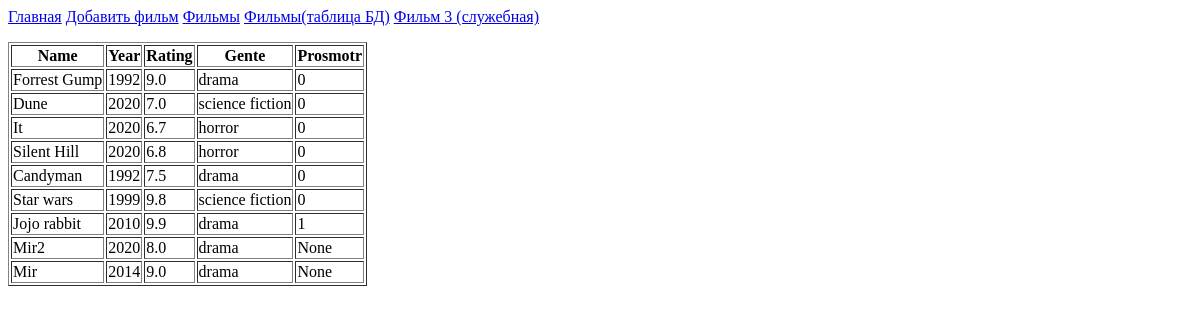
Page /film_table on the earlier database version.
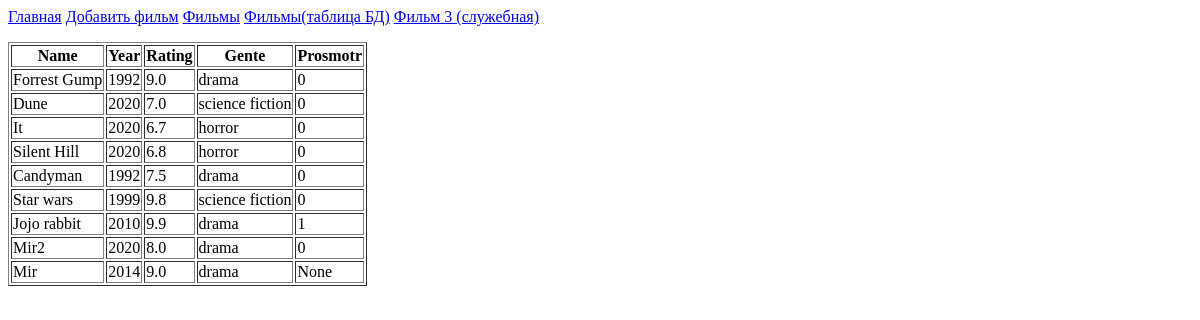
Same page on the later database version.
### tables this page shows
CREATE TABLE `Movies` (`id` INTEGER PRIMARY KEY AUTOINCREMENT UNIQUE NOT NULL, `name` TEXT NOT NULL, `year` INTEGER NOT NULL, `rating` REAL, `genre` TEXT, `views` INTEGER);

### app.py (the view)
@app.route("/film_table")
def tablica():
    res = cur.execute("select * from Movies")
    films = res.fetchall()
    print(films)
    return render_template('film_table.html', films = films)

### templates/film_table.html (shortened to what this page needs)
<html>
<head>
</head>
<body>
    <a href="http://127.0.0.1:5000">Главная</a>
    <a href="http://127.0.0.1:5000/film_form">Добавить фильм</a>
    <a href="http://127.0.0.1:5000/films">Фильмы</a>
    <a href="http://127.0.0.1:5000/film_table">Фильмы(таблица БД)</a>
    <a href="http://127.0.0.1:5000/film/3">Фильм 3 (служебная)</a>
    <table border="1">
        <tr>
         <th>Name</th>
         <th>Year</th>
         <th>Rating</th>
         <th>Gente</th>
         <th>Prosmotr</th>
        </tr>
        {% for i in films %}
        <tr>
            <td>{{ i[1] }}</td>
            <td>{{ i[2] }}</td>
            <td>{{ i[3] }}</td>
            <td>{{ i[4] }}</td>
            <td>{{ i[5] }}</td>
        </tr>
        {% endfor %}
       </table>
</body>
</html>

Differences in the rows shown:
changed Movies "Mir2": views "None" → "0"
